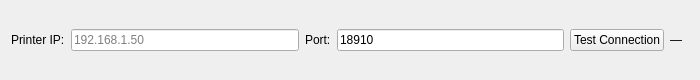
<?xml version="1.0" encoding="UTF-8"?>
<ui version="4.0">
 <class>DiscoveryWidget</class>
 <widget class="QWidget" name="DiscoveryWidget" native="true">
  <property name="geometry">
   <rect>
    <x>0</x>
    <y>0</y>
    <width>700</width>
    <height>80</height>
   </rect>
  </property>
  <layout class="QHBoxLayout" name="horizontalLayout">
   <item>
    <widget class="QLabel" name="labelIP">
     <property name="text">
      <string>Printer IP:</string>
     </property>
    </widget>
   </item>
   <item>
    <widget class="QLineEdit" name="lineIp">
     <property name="placeholderText">
      <string>192.168.1.50</string>
     </property>
     <property name="minimumWidth">
      <number>140</number>
     </property>
    </widget>
   </item>
   <item>
    <widget class="QLabel" name="labelPort">
     <property name="text">
      <string>Port:</string>
     </property>
    </widget>
   </item>
   <item>
    <widget class="QLineEdit" name="linePort">
     <property name="text">
      <string>18910</string>
     </property>
     <property name="placeholderText">
      <string>18910</string>
     </property>
     <property name="minimumWidth">
      <number>30</number>
     </property>
    </widget>
   </item>  
   <item>
    <widget class="QPushButton" name="btnDiscover">
     <property name="text">
      <string>Test Connection</string>
     </property>
    </widget>
   </item>
   <item>
    <widget class="QLabel" name="labelStatus">
     <property name="text">
      <string>—</string>
     </property>
    </widget>
   </item>
   <item>
    <spacer>
     <property name="orientation">
      <enum>Qt::Horizontal</enum>
     </property>
    </spacer>
   </item>
  </layout>
 </widget>
 <resources/>
 <connections/>
</ui>
